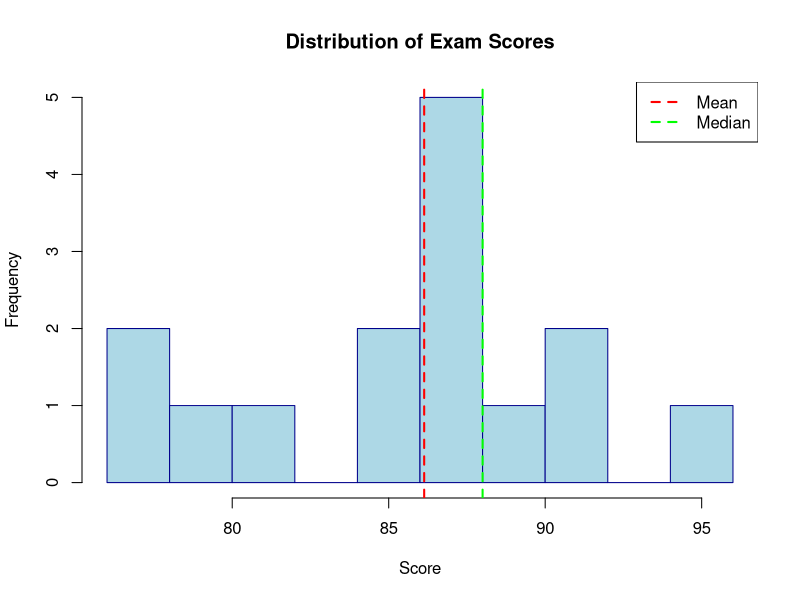
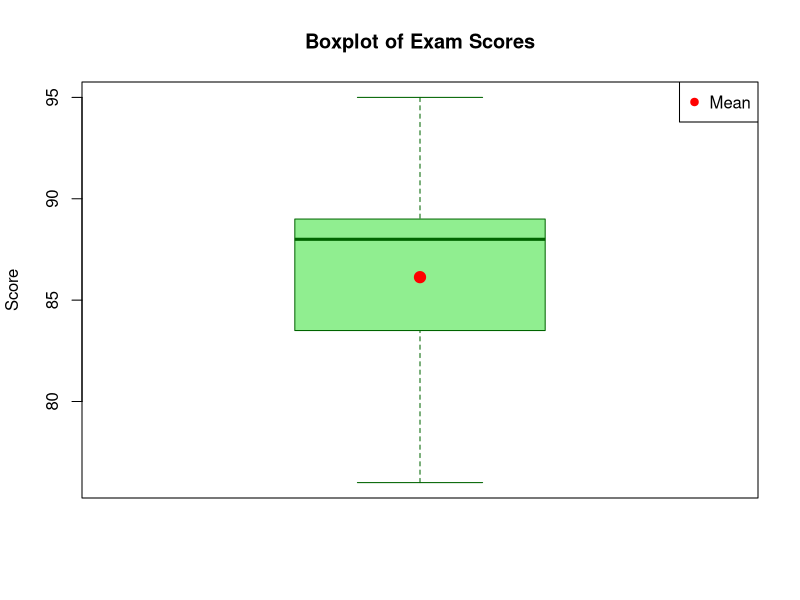
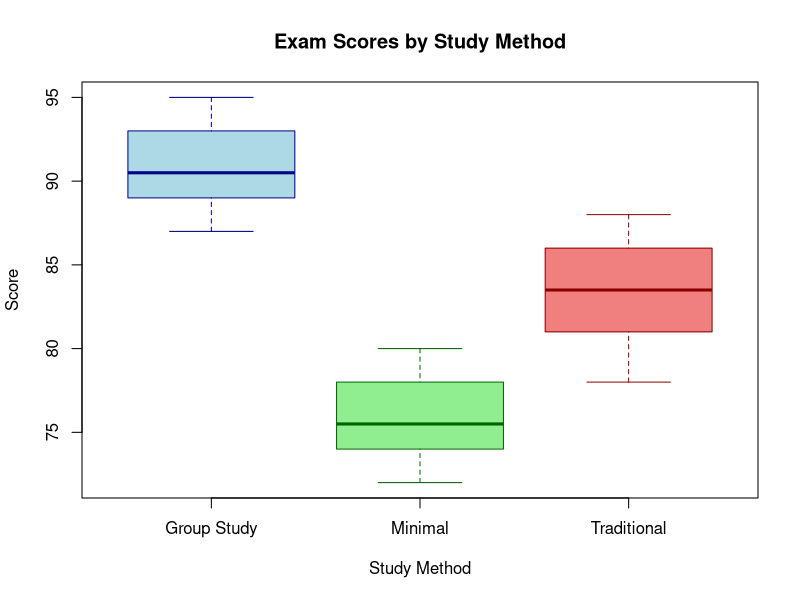

R code for these plots, in order:
## ---- chunk 1
# Sample data: exam scores
exam_scores <- c(78, 85, 92, 88, 76, 95, 88, 82, 90, 88, 79, 91, 87, 85, 88)

# Calculate measures of central tendency
mean_score <- mean(exam_scores)
median_score <- median(exam_scores)
mode_score <- as.numeric(names(sort(table(exam_scores), decreasing = TRUE)[1]))

# Display results
cat("Mean:", mean_score, "\n")
cat("Median:", median_score, "\n")
cat("Mode:", mode_score, "\n")

# Visualize the distribution
hist(exam_scores, 
     main = "Distribution of Exam Scores",
     xlab = "Score",
     ylab = "Frequency",
     col = "lightblue",
     border = "darkblue",
     breaks = 8)
abline(v = mean_score, col = "red", lwd = 2, lty = 2)
abline(v = median_score, col = "green", lwd = 2, lty = 2)
legend("topright", 
       legend = c("Mean", "Median"),
       col = c("red", "green"),
       lty = 2, lwd = 2)
## ---- chunk 2
# Calculate measures of dispersion
range_score <- max(exam_scores) - min(exam_scores)
variance_score <- var(exam_scores)
sd_score <- sd(exam_scores)

# Display results
cat("Range:", range_score, "\n")
cat("Variance:", variance_score, "\n")
cat("Standard Deviation:", sd_score, "\n")

# Create boxplot to visualize spread
boxplot(exam_scores,
        main = "Boxplot of Exam Scores",
        ylab = "Score",
        col = "lightgreen",
        border = "darkgreen",
        horizontal = FALSE)

# Add mean point
points(1, mean_score, col = "red", pch = 19, cex = 1.5)
legend("topright", 
       legend = "Mean",
       col = "red",
       pch = 19)
## ---- chunk 3
# Create data for three study groups
set.seed(123)
group_A <- c(78, 82, 85, 79, 88, 84, 81, 86, 83, 87)  # Traditional study
group_B <- c(88, 92, 90, 89, 95, 91, 93, 87, 94, 90)  # Group study
group_C <- c(72, 75, 78, 74, 80, 76, 73, 79, 77, 75)  # Minimal study

# Combine into a data frame
study_data <- data.frame(
  score = c(group_A, group_B, group_C),
  method = rep(c("Traditional", "Group Study", "Minimal"), each = 10)
)

# Summary statistics by group
aggregate(score ~ method, data = study_data, FUN = function(x) {
  c(Mean = mean(x), SD = sd(x), Median = median(x))
})

# Create comparative boxplot
boxplot(score ~ method, data = study_data,
        main = "Exam Scores by Study Method",
        xlab = "Study Method",
        ylab = "Score",
        col = c("lightblue", "lightgreen", "lightcoral"),
        border = c("darkblue", "darkgreen", "darkred"))
